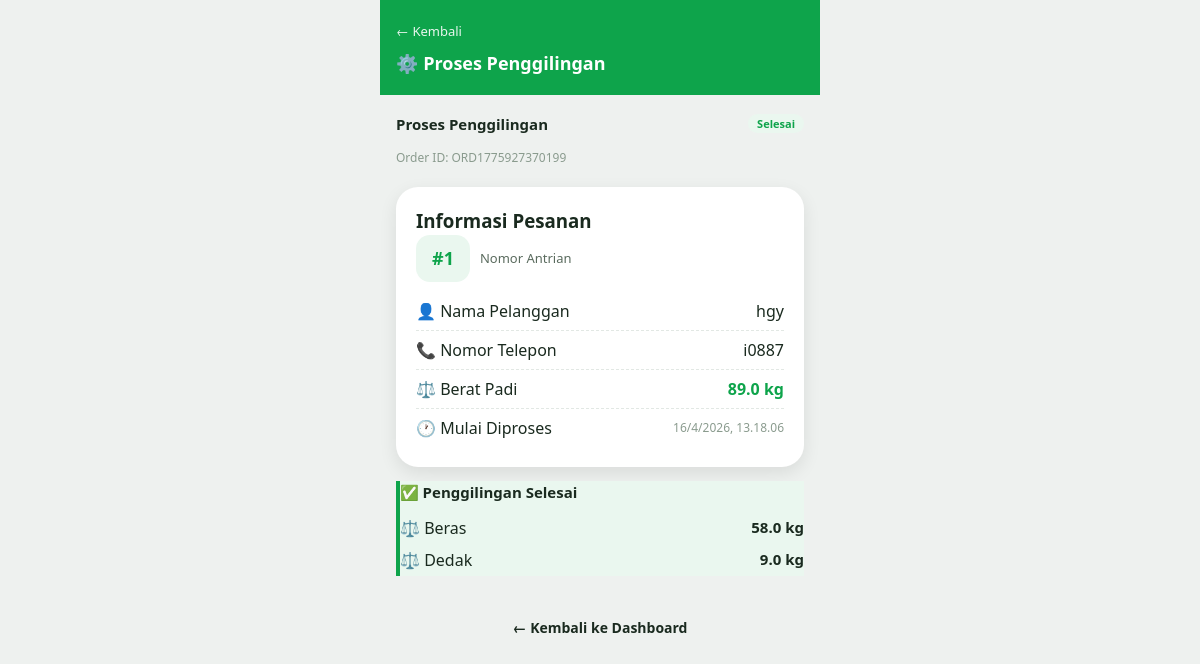
Page /proses_penggilingan.php?id=1 (signed in) on the earlier database version.
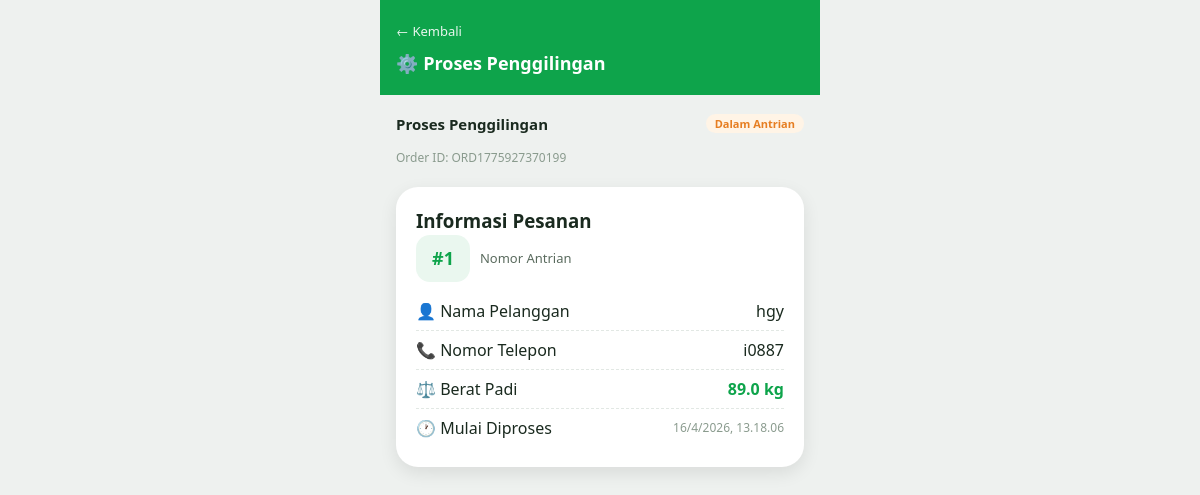
Same page on the later database version.
### tables this page shows
CREATE TABLE pesanan (
        id                  INTEGER PRIMARY KEY AUTOINCREMENT,
        order_id            TEXT UNIQUE NOT NULL,
        nomor_antrian       INTEGER NOT NULL,
        nama_pelanggan      TEXT NOT NULL,
        nomor_telepon       TEXT NOT NULL,
        berat_padi          REAL NOT NULL DEFAULT 0,
        harga_per_kg        REAL NOT NULL DEFAULT 500,
        total_bayar         REAL NOT NULL DEFAULT 0,
        metode_bayar        TEXT DEFAULT 'cash',
        status              TEXT DEFAULT 'antrian',
        hasil_beras         REAL DEFAULT 0,
        hasil_dedak         REAL DEFAULT 0,
        estimasi_selesai    TEXT DEFAULT '',
        estimasi_menit      INTEGER DEFAULT 0,
        waktu_pesan         DATETIME DEFAULT CURRENT_TIMESTAMP,
        waktu_proses        DATETIME,
        waktu_selesai       DATETIME,
        waktu_diambil       DATETIME
    );

### proses_penggilingan.php (the view, shortened to what this page needs)
<?php
$db    = getDB();
$id    = intval($_GET['id'] ?? 0);
$pesanan = $db->query("SELECT * FROM pesanan WHERE id = $id")->fetch(PDO::FETCH_ASSOC);
?>
<!DOCTYPE html>
<html lang="id">
<head>
    <link rel="stylesheet" href="css/base.css">
    <link rel="stylesheet" href="css/proses_penggilingan.css">
</head>
<body>
<div class="app-wrapper">
    <div class="top-bar">
        <a href="operator.php" class="back-btn">← Kembali</a>
        <h1>⚙️ Proses Penggilingan</h1>
    </div>
    <div class="content">
        <div class="status-header">
            <h3 class="status-header-title">Proses Penggilingan</h3>
            <?php
            $badge_class = 'badge-antrian'; $badge_label = 'Dalam Antrian';
            if ($pesanan['status'] === 'selesai') { $badge_class = 'badge-selesai'; $badge_label = 'Selesai'; }
            ?>
            <span class="badge <?= $badge_class ?>"><?= $badge_label ?></span>
        </div>
        <p class="order-id-info">Order ID: <?= $pesanan['order_id'] ?></p>
        <div class="card">
            <h3 class="info-pesanan-title">Informasi Pesanan</h3>
            <div class="antrian-badge-row">
                <div class="antrian-number-badge antrian-badge-xl">#<?= $pesanan['nomor_antrian'] ?></div>
                <span class="antrian-badge-label">Nomor Antrian</span>
            </div>
            <div class="detail-row">
                <span class="label">👤 Nama Pelanggan</span>
                <span class="value"><?= htmlspecialchars($pesanan['nama_pelanggan']) ?></span>
            </div>
            <div class="detail-row">
                <span class="label">📞 Nomor Telepon</span>
                <span class="value"><?= htmlspecialchars($pesanan['nomor_telepon']) ?></span>
            </div>
            <div class="detail-row">
                <span class="label">⚖️ Berat Padi</span>
                <span class="berat-value"><?= number_format($pesanan['berat_padi'], 1) ?> kg</span>
            </div>
            <?php if ($pesanan['waktu_proses']): ?>
            <div class="detail-row">
                <span class="label">🕐 Mulai Diproses</span>
                <span class="value waktu-proses-text"><?= date('j/n/Y, H.i.s', strtotime($pesanan['waktu_proses'])) ?></span>
            </div>
            <?php endif; ?>
        </div>
        <?php if ($pesanan['status'] === 'antrian'): ?>
        <div class="proses-section">
            <div class="mulai-center">
                <div class="icon-mulai">▶️</div>
                <h3>Mulai Proses Penggilingan</h3>
                <p class="mulai-desc">Klik tombol di bawah untuk memulai proses penggilingan pesanan ini</p>
            </div>
            <form method="POST">
                <input type="hidden" name="mulai_proses" value="1">
                <button type="submit" class="btn btn-blue">▶ Mulai Penggilingan</button>
            </form>
        </div>
        <?php elseif ($pesanan['status'] === 'selesai'): ?>
        <div class="result-box hasil-selesai-box">
            <h4 class="selesai-title">✅ Penggilingan Selesai</h4>
            <div class="detail-row" style="border:none; padding:4px 0;">
                <span class="label">⚖️ Beras</span>
                <span class="value-green hasil-value"><?= number_format($pesanan['hasil_beras'], 1) ?> kg</span>
            </div>
            <div class="detail-row" style="border:none; padding:4px 0;">
                <span class="label">⚖️ Dedak</span>
                <span class="value-green hasil-value"><?= number_format($pesanan['hasil_dedak'], 1) ?> kg</span>
            </div>
        </div>
        <a href="operator.php" class="btn btn-orange" style="margin-top:14px;">← Kembali ke Dashboard</a>
        <?php endif; ?>
    </div>
</div>
</body>
</html>

### css/base.css (style rules this page uses)
:root { --clr-primary: #0ea44b; --clr-primary-dk: #0c8a3e; --clr-primary-lt: #eaf7ef; --clr-navy: #1e3a5f; --clr-navy-dk: #162c49; --clr-blue: #2d6cdf; --clr-blue-lt: #e8f0ff; --clr-blue-text: #2c5aa0; --clr-orange: #e67e22; --clr-orange-lt: #fff4e6; --clr-bg: #eef1ef; --clr-surface: #ffffff; --clr-surface-2: #f8faf9; --clr-border: #e2e8e4; --clr-text: #1a2a1f; --clr-text-2: #5a6b5e; --clr-text-3: #8a9b8e; --clr-danger: #b30000; --clr-danger-lt: #ffe6e6; --radius-sm: 10px; --radius-md: 14px; --radius-lg: 18px; --radius-xl: 22px; --radius-pill: 999px; --shadow-sm: 0 2px 8px rgba(0,0,0,.06); --shadow-md: 0 6px 18px rgba(0,0,0,.09); --shadow-lg: 0 12px 32px rgba(0,0,0,.11); --transition: .18s ease; --font-base: 'Segoe UI', 'Helvetica Neue', Arial, sans-serif; }
*, *::before, *::after { margin:0; padding:0; box-sizing:border-box; }
html { scroll-behavior: smooth; }
body { font-family: var(--font-base); background: var(--clr-bg); color: var(--clr-text); -webkit-font-smoothing: antialiased; line-height: 1.5; }
a { text-decoration: none; color: inherit; }
.app-wrapper { max-width: 440px; margin: 0 auto; min-height: 100vh; background: var(--clr-bg); display: flex; flex-direction: column; }
.content { padding: 18px 16px; flex: 1; display: flex; flex-direction: column; gap: 14px; }
.top-bar { background: var(--clr-primary); color: #fff; padding: 18px 16px 16px; position: relative; }
.top-bar h1 { font-size: 18px; font-weight: 700; margin-bottom: 2px; }
.back-btn { display: inline-flex; align-items: center; gap: 4px; color: rgba(255,255,255,.9); font-size: 13px; font-weight: 500; margin-bottom: 8px; transition: opacity var(--transition); }
.card { background: var(--clr-surface); border-radius: var(--radius-xl); padding: 20px; box-shadow: var(--shadow-md); }
.badge { display: inline-flex; align-items: center; gap: 3px; padding: 4px 9px; border-radius: var(--radius-pill); font-size: 11px; font-weight: 700; line-height: 1; white-space: nowrap; }
.badge-antrian { background: var(--clr-orange-lt); color: var(--clr-orange); }
.detail-row { display: flex; justify-content: space-between; align-items: center; gap: 12px; padding: 7px 0; border-bottom: 1px dashed var(--clr-border); }
.detail-row:last-child { border-bottom: none; }
.btn { display: inline-flex; align-items: center; justify-content: center; gap: 6px; padding: 13px 18px; border-radius: var(--radius-lg); border: none; font-size: 14px; font-weight: 600; cursor: pointer; transition: transform var(--transition), opacity var(--transition), background var(--transition); text-align: center; }
.badge-selesai { background: var(--clr-primary-lt); color: var(--clr-primary); }

### css/proses_penggilingan.css (style rules this page uses)
.status-header { display: flex; justify-content: space-between; align-items: center; }
.status-header-title { font-size: 15px; font-weight: 700; }
.order-id-info { font-size: 12px; color: var(--clr-text-3); margin-bottom: 6px; }
.antrian-badge-row { display: flex; align-items: center; gap: 10px; margin-bottom: 10px; }
.antrian-badge-xl { font-size: 18px; padding: 10px 16px; border-radius: var(--radius-md); background: var(--clr-primary-lt); color: var(--clr-primary); font-weight: 800; }
.antrian-badge-label { font-size: 13px; color: var(--clr-text-2); }
.berat-value { font-weight: 800; color: var(--clr-primary); }
.waktu-proses-text { font-size: 12px; color: var(--clr-text-3); }
.hasil-selesai-box { background: var(--clr-primary-lt); border-left: 4px solid var(--clr-primary); }
.selesai-title { font-size: 15px; font-weight: 700; margin-bottom: 8px; }
.hasil-value { font-size: 15px; font-weight: 800; }

Differences in the rows shown:
changed pesanan "hgy": status "Selesai" → (not shown); hasil_beras "58.0" → (not shown); hasil_dedak "9.0" → (not shown)
Other differences:
$badge_label: (not shown) → "Dalam Antrian"
text no longer shown: "✅ Penggilingan Selesai ⚖️ Beras kg ⚖️ Dedak kg ← Kembali ke Dashboard"
